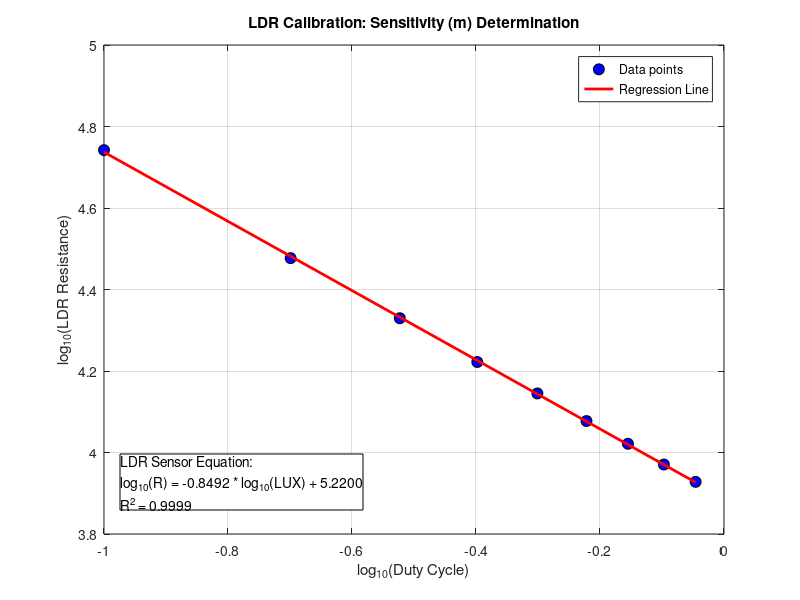

MATLAB code for this plot:
% Calibration of the slope in the LDR formula acquisition
clear;
clc;

b_calibrated = 5.22; % Ensure you update this with your actual calibrated value

% Insert your data array here
% Format: [Duty, log10_Duty, V_LDR, R_LDR, log10_R]
% data_1 = [
% 0.10,-1.0000,0.4974,56343.72,4.7508;
% 0.20,-0.6990,0.8126,30608.08,4.4858;
% 0.30,-0.5229,1.0381,21790.02,4.3383;
% 0.40,-0.3979,1.2235,16972.02,4.2297;
% 0.50,-0.3010,1.3634,14204.13,4.1524;
% 0.60,-0.2218,1.4922,12115.53,4.0833;
% 0.70,-0.1549,1.5984,10645.74,4.0272;
% 0.80,-0.0969,1.6957,9461.26,3.9759;
% 0.90,-0.0458,1.7751,8590.15,3.9340;
% ];

data = [
0.10,-1.0000,0.5061,55207.01,4.7420;
0.20,-0.6990,0.8252,29990.23,4.4770;
0.30,-0.5229,1.0525,21355.29,4.3295;
0.40,-0.3979,1.2370,16677.52,4.2221;
0.50,-0.3010,1.3772,13961.38,4.1449;
0.60,-0.2218,1.5037,11945.34,4.0772;
0.70,-0.1549,1.6093,10505.76,4.0214;
0.80,-0.0969,1.7060,9343.41,3.9705;
0.90,-0.0458,1.7866,8470.91,3.9279;
];


log10_duty = data(:,2); % x value
log10_RLDR = data(:,5); % y value

% Linear Regression
p = polyfit(log10_duty, log10_RLDR, 1);
m_calc = p(1);
fprintf("b da regressão: %.4f", p(2))
log10_R_fit = polyval(p, log10_duty);

% R^2 Calculation
SQ_res = sum((log10_RLDR - log10_R_fit).^2);
SQ_tot = sum((log10_RLDR - mean(log10_RLDR)).^2);
R2 = 1 - (SQ_res / SQ_tot);

% Print results to the console
fprintf('LDR Parameters\n');
fprintf('Computed m: %.4f\n', m_calc);
fprintf('Calibrated b: %.4f\n', b_calibrated); % Fixed the print label here
fprintf('R^2 = %.4f\n', R2);

% Data plot
figure('Name', 'm Calibration', 'Color', 'w');
% Fixed variable name from log10_R to log10_RLDR
plot(log10_duty, log10_RLDR, 'ko', 'MarkerFaceColor', 'b', 'MarkerSize', 8, 'DisplayName', 'Data points'); 
hold on;
plot(log10_duty, log10_R_fit, 'r-', 'LineWidth', 2, 'DisplayName', 'Regression Line');

% Plot formatting
title('LDR Calibration: Sensitivity (m) Determination');
xlabel('log_{10}(Duty Cycle)');
ylabel('log_{10}(LDR Resistance)');
grid on;
legend('Location', 'best');

% Write the final equation on the plot
% Fixed variable name from b_fixo to b_calibrated
equation = sprintf('LDR Sensor Equation:\nlog_{10}(R) = %.4f * log_{10}(LUX) + %.4f\nR^2 = %.4f', m_calc, b_calibrated, R2);
annotation('textbox', [0.15, 0.15, 0.4, 0.1], 'String', equation, ...
    'FitBoxToText', 'on', 'BackgroundColor', 'white', 'EdgeColor', 'black');
